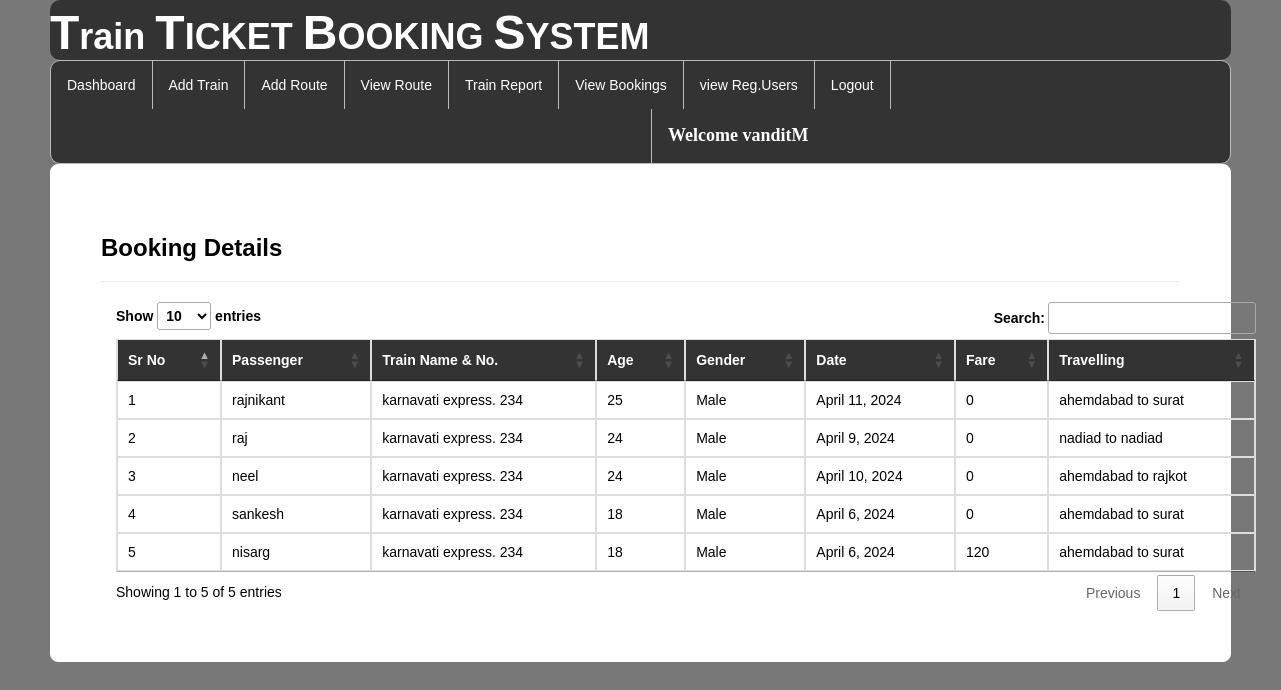
Screenshot of /viewbookings/ (signed in) with the database file from the repository.
### railway/models.py (models this page shows, shortened)
class Book_ticket(models.Model):
    passenger=models.ForeignKey(Passenger,on_delete=models.CASCADE,null=True)
    user=models.ForeignKey(Register,on_delete=models.CASCADE,null=True)
    route=models.CharField(max_length=100,null=True)
    date2=models.DateField(null=True)
    fare=models.IntegerField(null=True)

class Passenger(models.Model):
    user = models.ForeignKey(Register,on_delete=models.CASCADE,null=True)
    train = models.ForeignKey(Add_Train,on_delete=models.CASCADE,null=True)
    name = models.CharField(max_length=100,null=True)
    age = models.IntegerField(null=True)
    gender = models.CharField(max_length=30,null=True)
    route=models.CharField(max_length=100,null=True)
    status = models.CharField(max_length=30,null=True)
    date1 = models.DateField(null=True)
    fare = models.IntegerField(null=True)

class Add_Train(models.Model):
    trainname = models.CharField(max_length=30,null=True)
    train_no = models.IntegerField(null=True)
    from_city = models.CharField(max_length=30,null=True)
    to_city = models.CharField(max_length=30,null=True)
    departuretime=models.CharField(max_length=30,null=True)
    arrivaltime=models.CharField(max_length=30,null=True)
    trevaltime=models.CharField(max_length=100,null=True)
    distance=models.IntegerField(null=True)
    img=models.ImageField(upload_to="train_photos/", null=True)

### railway/views.py (the view)
# urls.py: path('viewbookings/', viewbookings, name="viewbookings"),
def viewbookings(request):
    if not request.user.is_authenticated:
        return redirect('login_customer')
    book = Book_ticket.objects.all()
    d = {'book': book}
    return render(request, 'viewbookings.html', d)

### railway/templates/viewbookings.html (shortened to what this page needs)
{% extends 'navigation3.html' %}
{% load static %}
{% block b %}
<div style="color:Black;border:1px solid white;border-radius:8px;background-color:white;padding:50px">
        <h3><strong>Booking Details</strong></h3><hr>
<div class="container">
<table class="table table-bordered" id="myTable">
  <thead style="color:white;background-color:#333">
  <tr>
    <th>Sr No</th>
    <th>Passenger</th>
      <th>Train Name & No.</th>
      <th>Age</th>
    <th>Gender</th>
    <th>Date</th>
       <th>Fare</th>
       <th>Travelling</th>
  </tr>
  </thead>
   <tbody>
    {% for i in book %}
  <tr>
    <td>{{forloop.counter}}</td>
    <td>{{i.passenger.name}}</td>
    <td>{{i.passenger.train.trainname}}. {{i.passenger.train.train_no}}</td>
      <td>{{i.passenger.age}}</td>
      <td>{{i.passenger.gender}}</td>
      <td>{{i.passenger.date1}}</td>
      <td>{{i.fare}}</td>
      <td>{{i.route}}</td>
  </tr>
    {% endfor %}
    </tbody>
</table>
 </div>
</div>
{% endblock %}

### railway/templates/navigation3.html (shortened to what this page needs)
{% extends 'head.html' %}
{% load static %}
{% block body %}
<link rel = stylesheet href = "//cdn.datatables.net/1.10.19/css/jquery.dataTables.min.css">
<ul class="id2">
  <li id="id1"><a href="{% url 'admindashboard' %}">Dashboard</a></li>
  <li id="id1"><a href="{% url 'add_train' %}">Add Train</a></li>
  <li id="id1"><a href="{% url 'add_route' %}">Add Route</a></li>
  <li id="id1"><a href="{% url 'availableroute' %}">View Route</a></li>
  <li id="id1"><a href="{% url 'view_train'%}">Train Report</a></li>
  <li id="id1"><a href="{% url 'viewbookings'%}">View Bookings</a></li>
  <li id="id1"><a href="{% url 'view_regusers'%}">view Reg.Users</a></li>
  <li id="id1"><a href="{% url 'log_out' %}">Logout</a></li>
      <li id="id2" style="margin-left:600px"><a href="" style="color:white"><strong style="font-size:18px;font-family:cursive">Welcome {{request.user.username}}</strong></a></li>
</ul>
{% block b %}
{% endblock %}
{% endblock %}

### railway/templates/navigation3.html (style rules this page uses)
.id2 { list-style-type: none; margin: 0; padding: 0; overflow: hidden; background-color: #333; border-radius:10px; border:1px solid #bbb; }
#id1 { float: left; border-right:1px solid #bbb; }
#id2 { float: left; border-left:1px solid #bbb; }
li:last-child { border-right: none; }
li a { display: block; color: white; text-align: center; padding: 14px 16px; text-decoration: none; }
body { font-family: Arial, Helvetica, sans-serif; }

### rows the page displays
Book_ticket: passenger.name "rajnikant", passenger.train.trainname "karnavati express", passenger.train.train_no "234", passenger.age "25", passenger.gender "Male", passenger.date1 "April 11, 2024", fare "0", route "ahemdabad to surat"
Book_ticket: passenger.name "raj", passenger.train.trainname "karnavati express", passenger.train.train_no "234", passenger.age "24", passenger.gender "Male", passenger.date1 "April 9, 2024", fare "0", route "nadiad to nadiad"
Book_ticket: passenger.name "neel", passenger.train.trainname "karnavati express", passenger.train.train_no "234", passenger.age "24", passenger.gender "Male", passenger.date1 "April 10, 2024", fare "0", route "ahemdabad to rajkot"
Book_ticket: passenger.name "sankesh", passenger.train.trainname "karnavati express", passenger.train.train_no "234", passenger.age "18", passenger.gender "Male", passenger.date1 "April 6, 2024", fare "0", route "ahemdabad to surat"
Book_ticket: passenger.name "nisarg", passenger.train.trainname "karnavati express", passenger.train.train_no "234", passenger.age "18", passenger.gender "Male", passenger.date1 "April 6, 2024", fare "120", route "ahemdabad to surat"

### other values shown
{{ request.user.username }} "vanditM"
